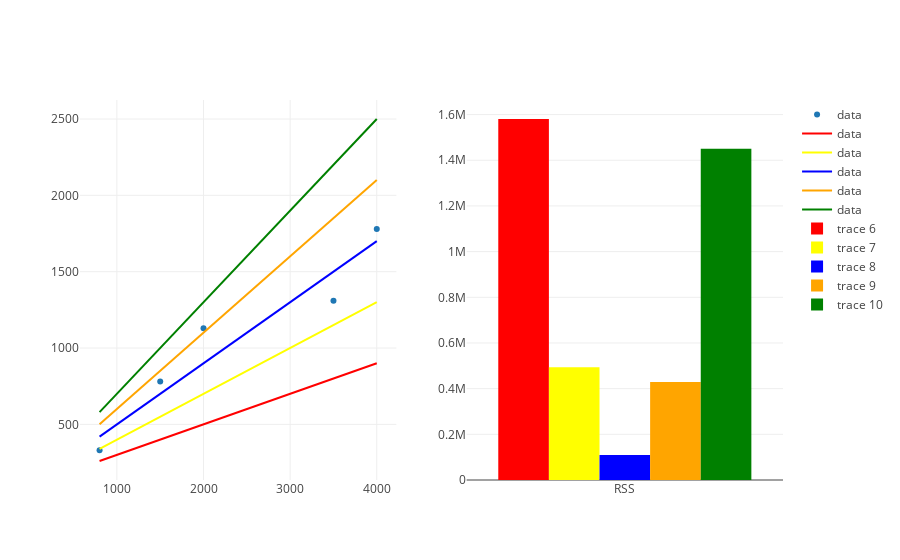

The notebook cell saved with this chart:
### Markdown cell above
Let's walk through the above graph.  

* The model $ tshirt\_sales=.5∗ad\_spend + 100$ is the red line and the related RSS (another name for SSE) is over to the right in red of 428.7 thousand.  
* The model  $ tshirt\_sales=.6∗ad\_spend + 100$ is the yellow line and it's related RSS is in yellow with an RSS of 1.4503.

So we just tried models of  $ tshirt\_sales=.5∗ad\_spend + 100$ and $ tshirt\_sales=.6∗ad\_spend + 100$. 

Now let's try three more.
* $ tshirt\_sales=.2∗ad\_spend + 100$ 
* $ tshirt\_sales=.3∗ad\_spend + 100$ 
* $ tshirt\_sales=.4∗ad\_spend + 100$

### Code cell
from graph import model_trace, trace_rss, pair_colors, plot_side_by_side
from graph import trace_values


m_values = [.2, .3, .4, .5, .6]
rss_traces = []
model_traces = []

actual_trace = trace_values(x_values = ad_spends, y_values = tshirt_sales)

for m in m_values:
    rss_trace = trace_rss(m, b, ad_spends, tshirt_sales)
    rss_traces.append(rss_trace)
    built_model_trace = model_trace(m, b, ad_spends, tshirt_sales)
    model_traces.append(built_model_trace)
    
pair_colors(model_traces, rss_traces)
plot_side_by_side([actual_trace] + model_traces, rss_traces)

### Figure 1 — Plotly figure (JSON) as saved in the notebook; plotly's stock layout.template omitted (floating-point values rounded to 4 significant figures)
{"data": [{"mode": "markers", "name": "data", "text": [], "type": "scatter", "uid": "6edde9fb-2887-4bcf-81bf-f980ffb716d0", "x": [800, 1500, 2000, 3500, 4000], "xaxis": "x", "y": [330, 780, 1130, 1310, 1780], "yaxis": "y"}, {"marker": {"color": "red"}, "mode": "lines", "name": "data", "text": [], "type": "scatter", "uid": "0afa6056-d568-49cb-ad6d-5faabb20cc76", "x": [800, 1500, 2000, 3500, 4000], "xaxis": "x", "y": [260, 400, 500, 800, 900], "yaxis": "y"}, {"marker": {"color": "yellow"}, "mode": "lines", "name": "data", "text": [], "type": "scatter", "uid": "9a08c2da-a48f-408b-92b7-0c5faebd9776", "x": [800, 1500, 2000, 3500, 4000], "xaxis": "x", "y": [340, 550, 700, 1150, 1300], "yaxis": "y"}, {"marker": {"color": "blue"}, "mode": "lines", "name": "data", "text": [], "type": "scatter", "uid": "47e44aa4-465e-443f-9a3c-87a1b9402885", "x": [800, 1500, 2000, 3500, 4000], "xaxis": "x", "y": [420, 700, 900, 1500, 1700], "yaxis": "y"}, {"marker": {"color": "orange"}, "mode": "lines", "name": "data", "text": [], "type": "scatter", "uid": "0ddfd3f1-8669-4220-a488-f8e5452751fa", "x": [800, 1500, 2000, 3500, 4000], "xaxis": "x", "y": [500, 850, 1100, 1850, 2100], "yaxis": "y"}, {"marker": {"color": "green"}, "mode": "lines", "name": "data", "text": [], "type": "scatter", "uid": "b97c6d0d-f7d1-4fba-98ed-6a28327abfaf", "x": [800, 1500, 2000, 3500, 4000], "xaxis": "x", "y": [580, 1000, 1300, 2200, 2500], "yaxis": "y"}, {"marker": {"color": "red"}, "type": "bar", "uid": "00174c87-c6a9-4415-ba94-42293761edc9", "x": ["RSS"], "xaxis": "x2", "y": [1580700], "yaxis": "y2"}, {"marker": {"color": "yellow"}, "type": "bar", "uid": "7b7fe09f-b625-4a1f-a394-f96d4fa86f97", "x": ["RSS"], "xaxis": "x2", "y": [493900], "yaxis": "y2"}, {"marker": {"color": "blue"}, "type": "bar", "uid": "b411de93-fc3b-422e-985a-72b9087ec2b6", "x": ["RSS"], "xaxis": "x2", "y": [109900], "yaxis": "y2"}, {"marker": {"color": "orange"}, "type": "bar", "uid": "0c17189b-34a0-4ab6-a5a1-1a2941a47b0a", "x": ["RSS"], "xaxis": "x2", "y": [428700], "yaxis": "y2"}, {"marker": {"color": "green"}, "type": "bar", "uid": "af1da0c4-bc90-43ed-8d91-f88ad2ca034d", "x": ["RSS"], "xaxis": "x2", "y": [1450300], "yaxis": "y2"}], "layout": {"autosize": true, "xaxis": {"anchor": "y", "autorange": true, "domain": [0, 0.45], "range": [579.0, 4221.0], "type": "linear"}, "xaxis2": {"anchor": "y2", "autorange": true, "domain": [0.55, 1], "range": [-0.5, 0.5], "type": "category"}, "yaxis": {"anchor": "x", "autorange": true, "domain": [0, 1], "range": [135.6, 2624.0], "type": "linear"}, "yaxis2": {"anchor": "x2", "autorange": true, "domain": [0, 1], "range": [0, 1664000.0], "type": "linear"}}}
